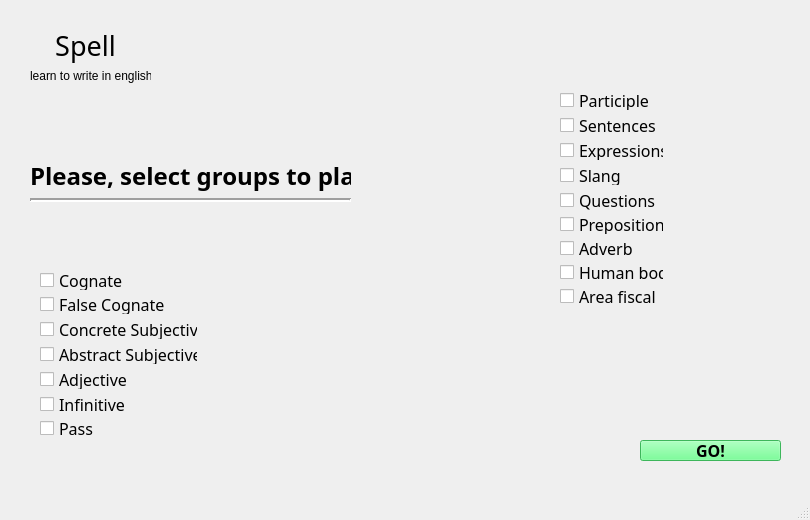
<?xml version="1.0" encoding="UTF-8"?>
<ui version="4.0">
 <class>MainWindow</class>
 <widget class="QMainWindow" name="MainWindow">
  <property name="geometry">
   <rect>
    <x>0</x>
    <y>0</y>
    <width>810</width>
    <height>520</height>
   </rect>
  </property>
  <property name="font">
   <font>
    <weight>50</weight>
    <bold>false</bold>
   </font>
  </property>
  <property name="windowTitle">
   <string>MainWindow</string>
  </property>
  <widget class="QWidget" name="centralwidget">
   <widget class="QPushButton" name="BotaoOK">
    <property name="geometry">
     <rect>
      <x>640</x>
      <y>440</y>
      <width>141</width>
      <height>21</height>
     </rect>
    </property>
    <property name="font">
     <font>
      <family>Ink Free</family>
      <pointsize>12</pointsize>
      <weight>75</weight>
      <bold>true</bold>
     </font>
    </property>
    <property name="styleSheet">
     <string notr="true">background-color: rgb(85, 255, 127);</string>
    </property>
    <property name="text">
     <string>GO!</string>
    </property>
   </widget>
   <widget class="QLabel" name="edicao">
    <property name="geometry">
     <rect>
      <x>30</x>
      <y>60</y>
      <width>121</width>
      <height>31</height>
     </rect>
    </property>
    <property name="text">
     <string>learn to write in english</string>
    </property>
   </widget>
   <widget class="QLabel" name="Titulo">
    <property name="geometry">
     <rect>
      <x>30</x>
      <y>20</y>
      <width>111</width>
      <height>51</height>
     </rect>
    </property>
    <property name="font">
     <font>
      <family>Copperplate Gothic Bold</family>
      <pointsize>20</pointsize>
     </font>
    </property>
    <property name="text">
     <string>Spell</string>
    </property>
    <property name="alignment">
     <set>Qt::AlignCenter</set>
    </property>
   </widget>
   <widget class="QLabel" name="edicao_2">
    <property name="geometry">
     <rect>
      <x>30</x>
      <y>160</y>
      <width>321</width>
      <height>31</height>
     </rect>
    </property>
    <property name="font">
     <font>
      <family>Ink Free</family>
      <pointsize>18</pointsize>
      <weight>75</weight>
      <bold>true</bold>
     </font>
    </property>
    <property name="autoFillBackground">
     <bool>false</bool>
    </property>
    <property name="text">
     <string>Please, select groups to play</string>
    </property>
    <property name="scaledContents">
     <bool>false</bool>
    </property>
   </widget>
   <widget class="Line" name="line">
    <property name="geometry">
     <rect>
      <x>30</x>
      <y>190</y>
      <width>321</width>
      <height>20</height>
     </rect>
    </property>
    <property name="font">
     <font>
      <pointsize>8</pointsize>
      <weight>50</weight>
      <bold>false</bold>
     </font>
    </property>
    <property name="lineWidth">
     <number>2</number>
    </property>
    <property name="orientation">
     <enum>Qt::Horizontal</enum>
    </property>
   </widget>
   <widget class="QCheckBox" name="Participio">
    <property name="geometry">
     <rect>
      <x>560</x>
      <y>90</y>
      <width>104</width>
      <height>20</height>
     </rect>
    </property>
    <property name="font">
     <font>
      <family>Ink Free</family>
      <pointsize>12</pointsize>
     </font>
    </property>
    <property name="text">
     <string>Participle</string>
    </property>
   </widget>
   <widget class="QCheckBox" name="Expressoes">
    <property name="geometry">
     <rect>
      <x>560</x>
      <y>140</y>
      <width>104</width>
      <height>20</height>
     </rect>
    </property>
    <property name="font">
     <font>
      <family>Ink Free</family>
      <pointsize>12</pointsize>
     </font>
    </property>
    <property name="text">
     <string>Expressions</string>
    </property>
   </widget>
   <widget class="QCheckBox" name="Sentencas">
    <property name="geometry">
     <rect>
      <x>560</x>
      <y>115</y>
      <width>104</width>
      <height>20</height>
     </rect>
    </property>
    <property name="font">
     <font>
      <family>Ink Free</family>
      <pointsize>12</pointsize>
     </font>
    </property>
    <property name="text">
     <string>Sentences</string>
    </property>
   </widget>
   <widget class="QCheckBox" name="Girias">
    <property name="geometry">
     <rect>
      <x>560</x>
      <y>165</y>
      <width>104</width>
      <height>20</height>
     </rect>
    </property>
    <property name="font">
     <font>
      <family>Ink Free</family>
      <pointsize>12</pointsize>
     </font>
    </property>
    <property name="text">
     <string>Slang</string>
    </property>
   </widget>
   <widget class="QCheckBox" name="Perguntas">
    <property name="geometry">
     <rect>
      <x>560</x>
      <y>190</y>
      <width>104</width>
      <height>20</height>
     </rect>
    </property>
    <property name="font">
     <font>
      <family>Ink Free</family>
      <pointsize>12</pointsize>
     </font>
    </property>
    <property name="text">
     <string>Questions</string>
    </property>
   </widget>
   <widget class="QCheckBox" name="Preposicao">
    <property name="geometry">
     <rect>
      <x>560</x>
      <y>215</y>
      <width>104</width>
      <height>19</height>
     </rect>
    </property>
    <property name="font">
     <font>
      <family>Ink Free</family>
      <pointsize>12</pointsize>
     </font>
    </property>
    <property name="text">
     <string>Prepositions</string>
    </property>
   </widget>
   <widget class="QCheckBox" name="Adverbio">
    <property name="geometry">
     <rect>
      <x>560</x>
      <y>239</y>
      <width>104</width>
      <height>19</height>
     </rect>
    </property>
    <property name="font">
     <font>
      <family>Ink Free</family>
      <pointsize>12</pointsize>
     </font>
    </property>
    <property name="text">
     <string>Adverb</string>
    </property>
   </widget>
   <widget class="QCheckBox" name="Corpo">
    <property name="geometry">
     <rect>
      <x>560</x>
      <y>263</y>
      <width>104</width>
      <height>19</height>
     </rect>
    </property>
    <property name="font">
     <font>
      <family>Ink Free</family>
      <pointsize>12</pointsize>
     </font>
    </property>
    <property name="text">
     <string>Human body</string>
    </property>
   </widget>
   <widget class="QCheckBox" name="AreaFiscal">
    <property name="geometry">
     <rect>
      <x>560</x>
      <y>287</y>
      <width>104</width>
      <height>19</height>
     </rect>
    </property>
    <property name="font">
     <font>
      <family>Ink Free</family>
      <pointsize>12</pointsize>
     </font>
    </property>
    <property name="text">
     <string>Area fiscal</string>
    </property>
   </widget>
   <widget class="QCheckBox" name="FalsoCognato">
    <property name="geometry">
     <rect>
      <x>40</x>
      <y>295</y>
      <width>158</width>
      <height>19</height>
     </rect>
    </property>
    <property name="font">
     <font>
      <family>Ink Free</family>
      <pointsize>12</pointsize>
     </font>
    </property>
    <property name="text">
     <string>False Cognate</string>
    </property>
   </widget>
   <widget class="QCheckBox" name="Cognatas">
    <property name="geometry">
     <rect>
      <x>40</x>
      <y>270</y>
      <width>158</width>
      <height>20</height>
     </rect>
    </property>
    <property name="font">
     <font>
      <family>Ink Free</family>
      <pointsize>12</pointsize>
     </font>
    </property>
    <property name="text">
     <string>Cognate</string>
    </property>
   </widget>
   <widget class="QCheckBox" name="SubConcreto">
    <property name="geometry">
     <rect>
      <x>40</x>
      <y>319</y>
      <width>158</width>
      <height>20</height>
     </rect>
    </property>
    <property name="font">
     <font>
      <family>Ink Free</family>
      <pointsize>12</pointsize>
     </font>
    </property>
    <property name="text">
     <string>Concrete Subjective</string>
    </property>
   </widget>
   <widget class="QCheckBox" name="SubAbstrato">
    <property name="geometry">
     <rect>
      <x>40</x>
      <y>344</y>
      <width>158</width>
      <height>20</height>
     </rect>
    </property>
    <property name="font">
     <font>
      <family>Ink Free</family>
      <pointsize>12</pointsize>
     </font>
    </property>
    <property name="text">
     <string>Abstract Subjective</string>
    </property>
   </widget>
   <widget class="QCheckBox" name="Adjetivo">
    <property name="geometry">
     <rect>
      <x>40</x>
      <y>369</y>
      <width>158</width>
      <height>20</height>
     </rect>
    </property>
    <property name="font">
     <font>
      <family>Ink Free</family>
      <pointsize>12</pointsize>
     </font>
    </property>
    <property name="text">
     <string>Adjective</string>
    </property>
   </widget>
   <widget class="QCheckBox" name="Infinitivo">
    <property name="geometry">
     <rect>
      <x>40</x>
      <y>394</y>
      <width>158</width>
      <height>20</height>
     </rect>
    </property>
    <property name="font">
     <font>
      <family>Ink Free</family>
      <pointsize>12</pointsize>
     </font>
    </property>
    <property name="text">
     <string>Infinitive</string>
    </property>
   </widget>
   <widget class="QCheckBox" name="Passado">
    <property name="geometry">
     <rect>
      <x>40</x>
      <y>419</y>
      <width>158</width>
      <height>19</height>
     </rect>
    </property>
    <property name="font">
     <font>
      <family>Ink Free</family>
      <pointsize>12</pointsize>
     </font>
    </property>
    <property name="text">
     <string>Pass</string>
    </property>
   </widget>
  </widget>
  <widget class="QMenuBar" name="menubar">
   <property name="geometry">
    <rect>
     <x>0</x>
     <y>0</y>
     <width>810</width>
     <height>21</height>
    </rect>
   </property>
  </widget>
  <widget class="QStatusBar" name="statusbar"/>
 </widget>
 <resources/>
 <connections/>
</ui>
